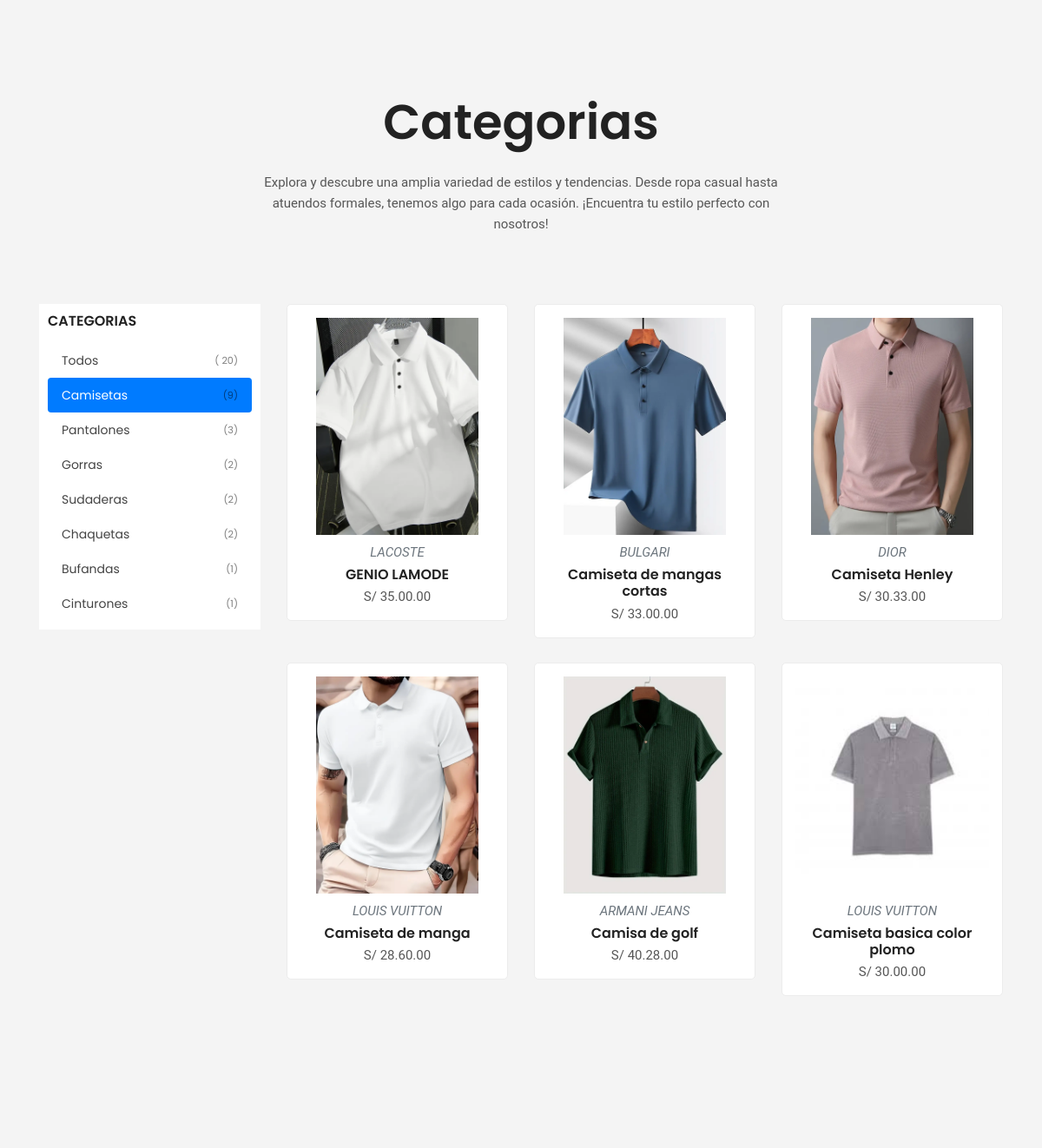
Before: /cliente/producto/producto.php?category=28 (middle part) with the older database file.
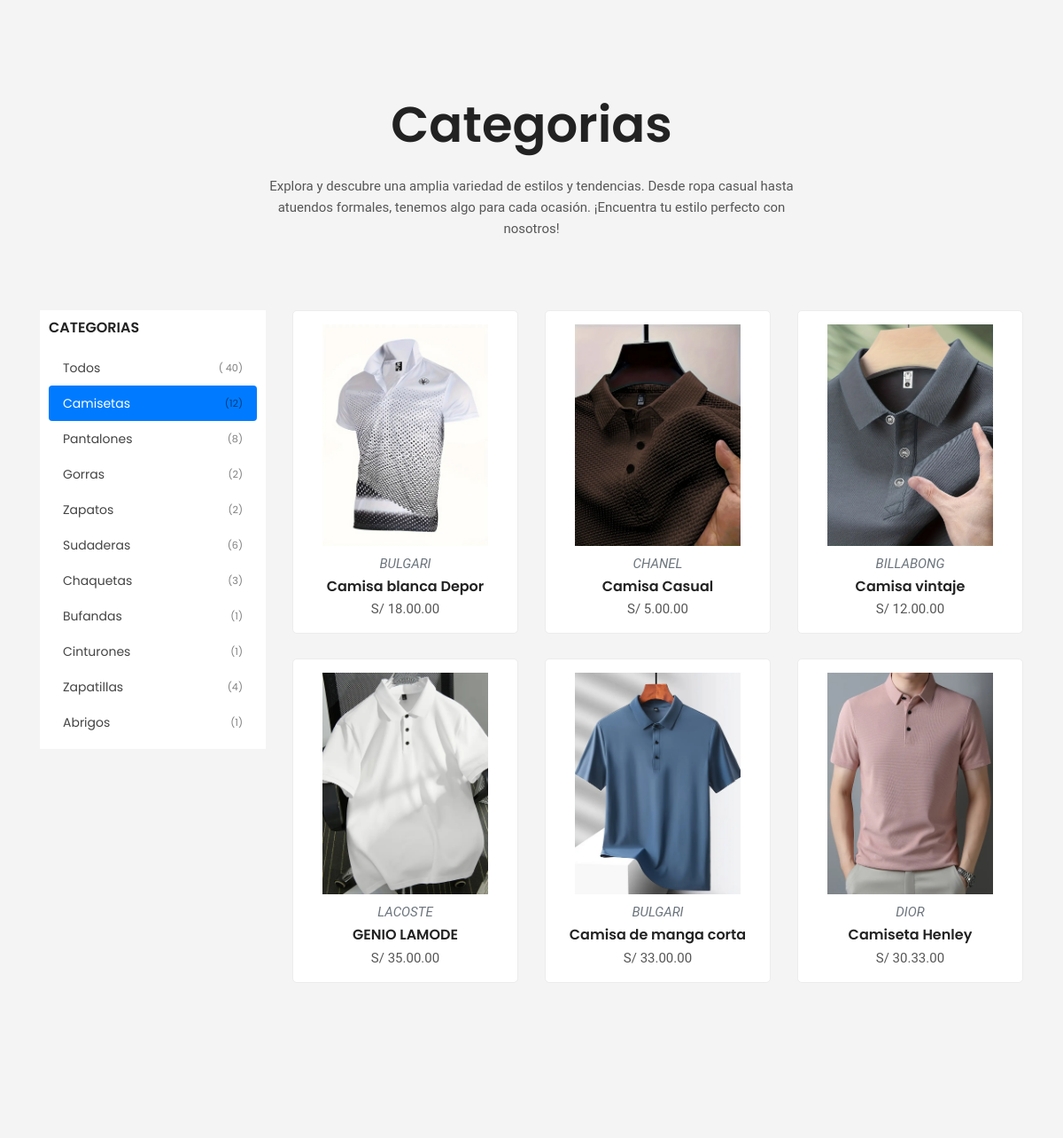
After: the same page with the newer database file.
### tables this page shows
CREATE TABLE `categoria` (
  `catId` int(11) NOT NULL,
  `catNombre` varchar(100) DEFAULT NULL,
  `catDescripcion` varchar(255) DEFAULT NULL,
  `catDetalle` varchar(100) DEFAULT NULL,
  `catImg` varchar(255) DEFAULT NULL,
  `catFechaRegis` datetime DEFAULT current_timestamp() ON UPDATE current_timestamp()
);

CREATE TABLE `producto` (
  `proId` int(11) NOT NULL,
  `catId` int(11) DEFAULT NULL,
  `marId` int(11) DEFAULT NULL,
  `proNombre` varchar(50) NOT NULL,
  `proDescripcion` varchar(150) DEFAULT NULL,
  `proImg` varchar(255) DEFAULT NULL,
  `proImg2` varchar(255) DEFAULT NULL,
  `proPrecio` decimal(8,2) DEFAULT NULL,
  `proFechaRegistro` datetime DEFAULT current_timestamp() ON UPDATE current_timestamp()
);

CREATE TABLE `marca` (
  `marId` int(11) NOT NULL,
  `marNombre` varchar(50) DEFAULT NULL,
  `marImg` varchar(255) NOT NULL,
  `marFechaRegis` datetime DEFAULT current_timestamp()
);

### cliente/producto/producto.php (the view, shortened to what this page needs)
<?php include "../header.php";
$result = mysqli_query($con, "SELECT COUNT(DISTINCT p.proId) FROM producto p INNER JOIN stock s ON p.proId = s.proId WHERE s.stoCantidad > 0");
$row = mysqli_fetch_row($result);
$numrows = $row[0];
 ?>
                            <?php
                            $selectedCategory = isset($_GET['category']) ? $_GET['category'] : '';
                            ?>
<section id="service" class="section service-area bg-grey ptb_150">
    <div class="container">
        <div class="row justify-content-center">
            <div class="col-12 col-md-10 col-lg-7">
                <div class="section-heading text-center">
                    <h1>Categorias</h1>
                    <p class="d-none d-sm-block mt-4">Explora y descubre una amplia variedad de estilos y tendencias. Desde ropa casual hasta atuendos formales, tenemos algo para cada ocasión. ¡Encuentra tu estilo perfecto con nosotros!</p>
                </div>
            </div>
        </div>
        <div class="row">
        <div class="col-3">
            <div class="nav flex-column nav-pills" id="v-pills-tab" role="tablist" aria-orientation="vertical">
            <h5 class="mb-3">CATEGORIAS</h5>
            <a class="nav-link <?php echo $selectedCategory == '' ? 'active' : ''; ?> d-flex justify-content-between align-items-center" id="v-pills-home-tab" data-toggle="pill" href="#v-pills-home" role="tab" aria-controls="v-pills-home" aria-selected="true">
                Todos <small class='text-black-50 ml-2'>( <?= $numrows ?>)</small>
            </a>
            <?php
            $categories = mysqli_query($con, "SELECT catId, catNombre FROM categoria");
            while ($category = mysqli_fetch_assoc($categories)) {
                $category_id = $category['catId'];
                $product_count_query = mysqli_query($con, "SELECT COUNT(DISTINCT p.proId) FROM producto p
                                      INNER JOIN stock s ON p.proId = s.proId
                                      WHERE s.stoCantidad > 0 AND p.catId = $category_id");
                $product_count = mysqli_fetch_row($product_count_query)[0];
                if ($product_count > 0) {
                $activeClass = $selectedCategory == $category_id ? 'active' : '';
                echo "<a class='nav-link d-flex justify-content-between align-items-center $activeClass' id='v-pills-{$category['catId']}-tab' data-toggle='pill' href='#v-pills-{$category['catId']}' role='tab' aria-controls='v-pills-{$category['catId']}' aria-selected='false'>{$category['catNombre']} <small class='text-black-50 ml-2'>($product_count)</small></a>";
                }
            }
            ?>
            </div>
        </div>
        <div class="col-9">
            <div class="tab-content" id="v-pills-tabContent">
            <?php
            $categories = mysqli_query($con, "SELECT catId, catNombre FROM Categoria");
            while ($category = mysqli_fetch_assoc($categories)) {
                $activeClass = $selectedCategory == $category['catId'] ? 'show active' : '';
                echo "<div class='tab-pane fade $activeClass' id='v-pills-{$category['catId']}' role='tabpanel' aria-labelledby='v-pills-{$category['catId']}-tab'>";
                echo "<div class='row'>";
                $qs = "SELECT DISTINCT p.proId, p.proNombre, p.proPrecio, p.proImg, m.marNombre FROM Producto p
                   INNER JOIN stock s ON p.proId = s.proId INNER JOIN marca m on m.marId=p.marId
                   WHERE s.stoCantidad > 0 AND p.catId = {$category['catId']}
                   ORDER BY p.proId DESC LIMIT 6";
                $r1 = mysqli_query($con, $qs);
                while ($rod = mysqli_fetch_array($r1)) {
                $id = "$rod[proId]";
                $name = "$rod[proNombre]";
                $price = "$rod[proPrecio]";
                $ufile = "$rod[proImg]";
                $marNombre = "$rod[marNombre]";
                echo "
                <div class='col-12 col-md-6 col-lg-4 res-margin'>
                    <a href='detalleproducto.php?id=$id' class='hover-products'> <div class='single-service color-1 bg-hover bg-white hover-bottom text-center' style='padding:5px 15px 15px'>
                    <img src='../../paneladministrador/recursos/uploads/producto/$ufile' alt='img' class='category-img'>
                    <p class='text-muted font-italic mt-2'>$marNombre</p>
                    <h5 class='my-1'>$name</h5>
                    <p>S/ $price.00</p>
                    </div>
                    </a>
                </div>
                ";
                }
                echo "</div>";
                echo "</div>";
            }
            ?>
            </div>
        </div>
        </div>
        </div>
    </section>
<?php include "../footer.php"; ?>

Changed rows visible on the page:
changed categoria "Camisetas": loses producto (proImg (picture), marId.marNombre "LOUIS VUITTON", proNombre "Camiseta de manga", proPrecio "28.60"); loses producto (proImg (picture), marId.marNombre "ARMANI JEANS", proNombre "Camisa de golf", proPrecio "40.28"); loses producto (proImg (picture), marId.marNombre "LOUIS VUITTON", proNombre "Camiseta basica color plomo", proPrecio "30.00"); product_count "9" → "12"
computed for categoria "Pantalones": product_count "3" → "8"
now on this page (row unchanged): categoria: catNombre "Zapatos", product_count "2", shown under "CATEGORIAS"
computed for categoria "Sudaderas": product_count "2" → "6"
computed for categoria "Chaquetas": product_count "2" → "3"
now on this page (row unchanged): categoria: catNombre "Zapatillas", product_count "4", shown under "CATEGORIAS"
now on this page (row unchanged): categoria: catNombre "Abrigos", product_count "1", shown under "CATEGORIAS"
added producto: proImg (picture), marId.marNombre "BULGARI", proNombre "Camisa blanca Depor", proPrecio "18.00", shown under categoria "Camisetas"
added producto: proImg (picture), marId.marNombre "CHANEL", proNombre "Camisa Casual", proPrecio "5.00", shown under categoria "Camisetas"
added producto: proImg (picture), marId.marNombre "BILLABONG", proNombre "Camisa vintaje", proPrecio "12.00", shown under categoria "Camisetas"
changed producto: proNombre "Camiseta de mangas cortas" → "Camisa de manga corta"
Other visible differences:
$numrows: "20" → "40"
